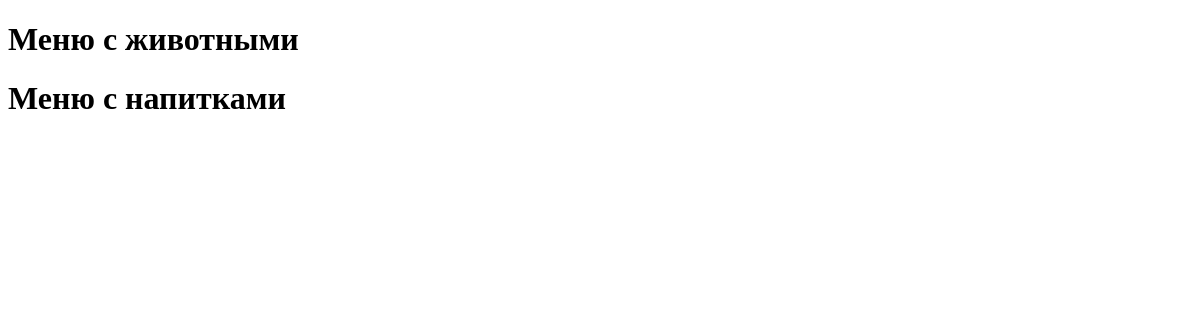
Page /canine/ on the earlier database version.
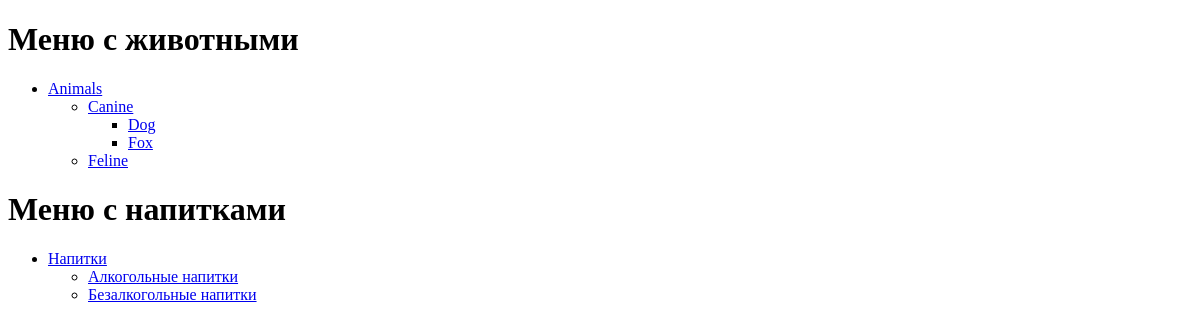
Same page on the later database version.
### DjangoTest/models.py (models this page shows, shortened)
class MenuItem(models.Model):
    name = models.CharField(max_length=100)
    url = models.CharField(max_length=200, blank=True, null=True)
    named_url = models.CharField(max_length=200, blank=True, null=True)
    parent = models.ForeignKey('self', blank=True, null=True, related_name='children', on_delete=models.CASCADE)
    menu_name = models.CharField(max_length=100)
    def get_absolute_url(self):
        return self.url if self.url else reverse(self.named_url)

### DjangoTest/views.py (the view)
# urls.py: path('canine/', views.canine, name='canine'),
def canine(request):
    return render(request, 'canine.html')

### DjangoTest/templatetags/menu_tags.py (called while the page is built)
def get_active_menu(menu_items, current_url):
    for item in menu_items:
        if item.get_absolute_url() == current_url:
            return [item]
        children = get_active_menu(item.children.all(), current_url)
        if children:
            return [item] + children
    return []

@register.inclusion_tag('menu.html', takes_context=True)
def draw_menu(context, menu_name):
    current_url = context['request'].path
    menu_items = MenuItem.objects.filter(parent__isnull=True, menu_name=menu_name).prefetch_related('children')
    active_items = get_active_menu(menu_items, current_url)
    return {
        'menu_items': menu_items,
        'active_items': active_items,
        'current_url': current_url
    }

### DjangoTest/templates/canine.html (shortened to what this page needs)
{% extends 'combined_menus.html' %}

### DjangoTest/templates/menu.html
<ul>
    {% for item in menu_items %}
        <li>
            <a href="{{ item.get_absolute_url }}"
               class="{% if item in active_items %}active{% endif %}">
                {{ item.name }}
            </a>
            {% if item in active_items or item.children.all %}
                <ul>
                    {% for child in item.children.all %}
                        <li>
                            <a href="{{ child.get_absolute_url }}"
                               class="{% if child in active_items %}active{% endif %}">
                                {{ child.name }}
                            </a>
                            {% if child in active_items %}
                                <ul>
                                    {% for grandchild in child.children.all %}
                                        <li>
                                            <a href="{{ grandchild.get_absolute_url }}"
                                               class="{% if grandchild in active_items %}active{% endif %}">
                                                {{ grandchild.name }}
                                            </a>
                                        </li>
                                    {% endfor %}
                                </ul>
                            {% endif %}
                        </li>
                    {% endfor %}
                </ul>
            {% endif %}
        </li>
    {% endfor %}
</ul>

Differences in the rows shown:
added MenuItem: name "Animals", shown under "Меню с животными"
added MenuItem: name "Canine", shown under "Animals"
added MenuItem: name "Dog", shown under "Canine"
added MenuItem: name "Fox", shown under "Canine"
added MenuItem: name "Feline", shown under "Animals"
added MenuItem: name "Напитки", shown under "Меню с напитками"
added MenuItem: name "Алкогольные напитки", shown under "Напитки"
added MenuItem: name "Безалкогольные напитки", shown under "Напитки"
